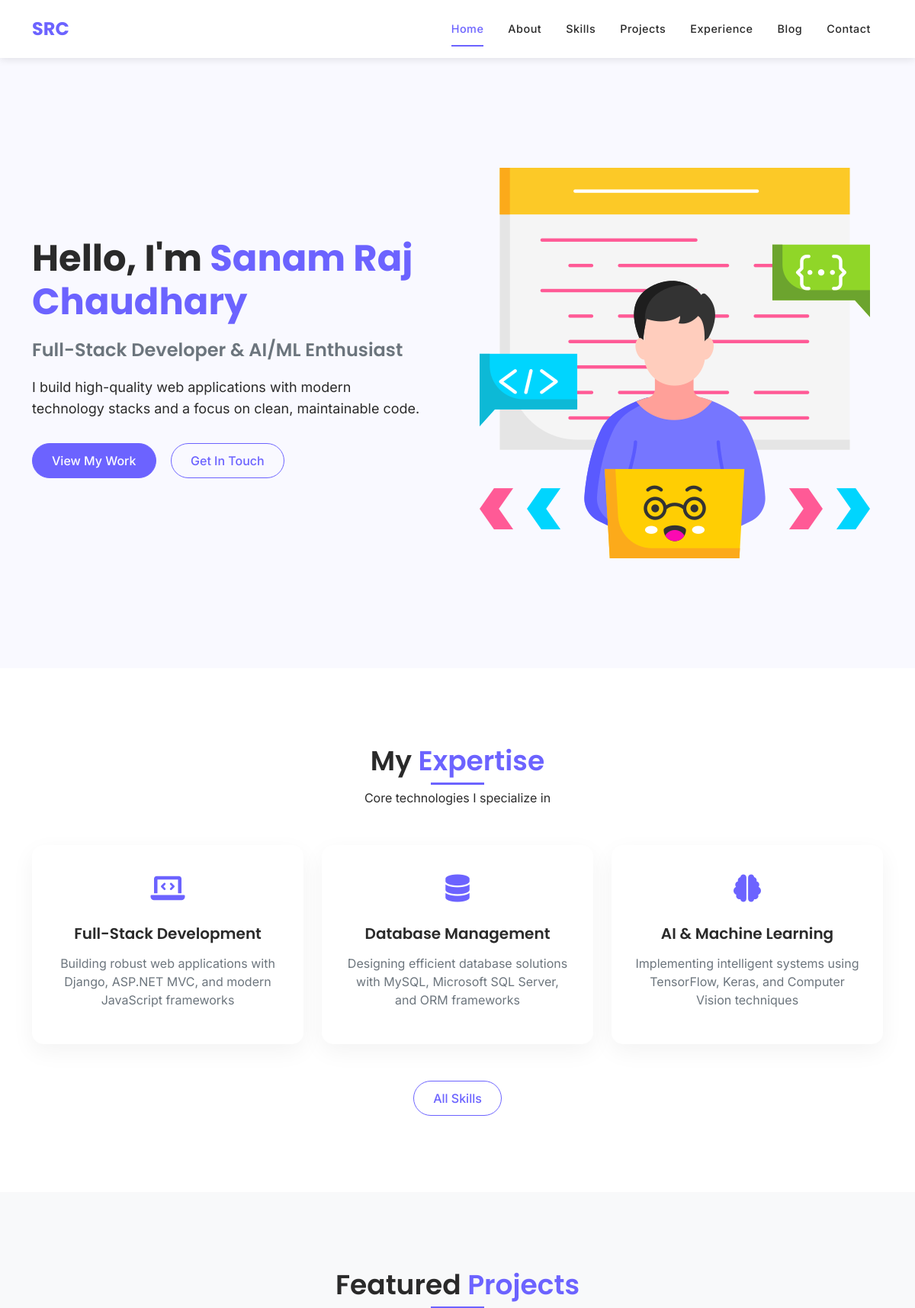
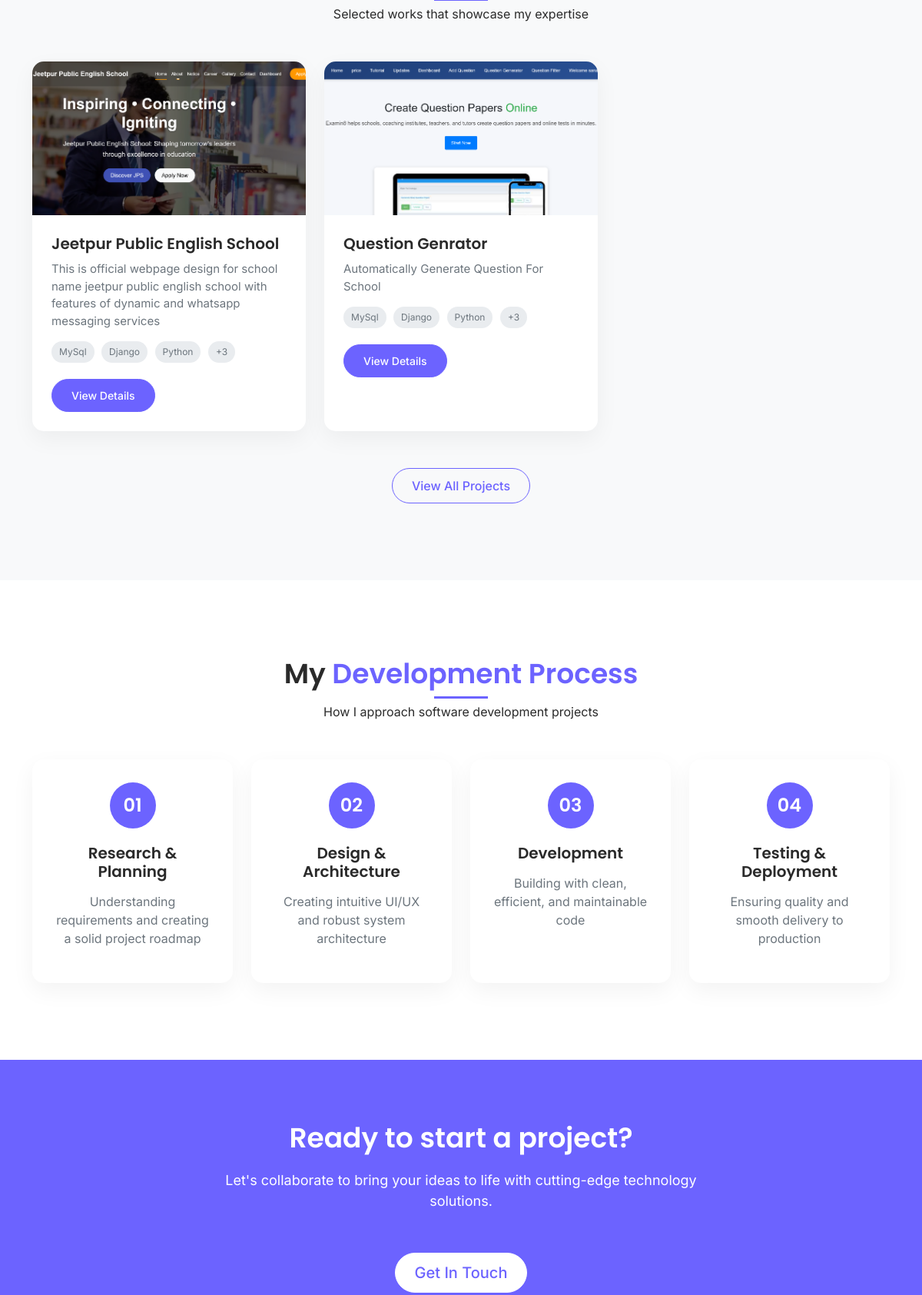
The page / (upper part) on the database its author committed (2 pictures, top to bottom).
### core/models.py (models this page shows, shortened)
class Project(models.Model):
    title = models.CharField(max_length=255)
    slug = models.SlugField(unique=True, blank=True)
    short_description = models.CharField(max_length=255)
    description = RichTextField()
    technologies = models.ManyToManyField(Skill)
    image = models.ImageField(upload_to='projects/')
    github_link = models.URLField(blank=True, null=True)
    live_link = models.URLField(blank=True, null=True)
    featured = models.BooleanField(default=False)
    completion_date = models.DateField()
    class Meta:
        ordering = ['-completion_date']

class Skill(models.Model):
    CATEGORY_CHOICES = [
        ('LANGUAGE', 'Programming Language'),
        ('FRAMEWORK', 'Framework/Library'),
        ('DATABASE', 'Database'),
        ('TOOL', 'Tool/Platform'),
        ('OTHER', 'Other'),
    ]
    name = models.CharField(max_length=100)
    category = models.CharField(max_length=20, choices=CATEGORY_CHOICES)
    icon = models.FileField(upload_to='skills/', blank=True, null=True)
    proficiency = models.IntegerField(default=80, help_text="Proficiency level from 0-100")
    class Meta:
        ordering = ['category', '-proficiency']

### core/views.py (the view)
# urls.py: path('', views.HomeView.as_view(), name='home'),
class HomeView(TemplateView):
    template_name = 'home.html'
    def get_context_data(self, **kwargs):
        context = super().get_context_data(**kwargs)
        context['featured_projects'] = Project.objects.filter(featured=True)[:3]
        context['skills'] = Skill.objects.all()[:6]
        context['resume'] = Resume.objects.last()  # Get latest uploaded resume
        return context

### templates/home.html (shortened to what this page needs)
{% extends 'base.html' %}
{% load static %}
{% block content %}
<section class="hero-section" id="hero">
    <div class="container h-100">
        <div class="row h-100 align-items-center">
            <div class="col-lg-6" data-aos="fade-up">
                <div class="hero-content">
                    <h1>Hello, I'm <span class="highlight">Sanam Raj Chaudhary</span></h1>
                    <h2>Full-Stack Developer & AI/ML Enthusiast</h2>
                    <p>I build high-quality web applications with modern technology stacks and a focus on clean, maintainable code.</p>
                    <div class="hero-buttons">
                        <a href="{% url 'project_list' %}" class="btn btn-primary">View My Work</a>
                        <a href="{% url 'contact' %}" class="btn btn-outline-primary">Get In Touch</a>
                    </div>
                </div>
            </div>
            <div class="col-lg-6 text-center" data-aos="fade-left" data-aos-delay="300">
                <div class="hero-image">
                    <img src="{% static 'images/developer.png' %}" alt="Developer Illustration" class="img-fluid">
                </div>
            </div>
        </div>
    </div>
    <div class="hero-particles" id="particles-js"></div>
</section>
<section class="skills-overview section-padding" id="skills-overview">
    <div class="container">
        <div class="section-title text-center" data-aos="fade-up">
            <h2>My <span class="highlight">Expertise</span></h2>
            <p>Core technologies I specialize in</p>
        </div>
        <div class="row mt-5">
            <div class="col-md-4" data-aos="fade-up">
                <div class="skill-card">
                    <div class="skill-icon">
                        <i class="fas fa-laptop-code"></i>
                    </div>
                    <h3>Full-Stack Development</h3>
                    <p>Building robust web applications with Django, ASP.NET MVC, and modern JavaScript frameworks</p>
                </div>
            </div>
            <div class="col-md-4" data-aos="fade-up" data-aos-delay="100">
                <div class="skill-card">
                    <div class="skill-icon">
                        <i class="fas fa-database"></i>
                    </div>
                    <h3>Database Management</h3>
                    <p>Designing efficient database solutions with MySQL, Microsoft SQL Server, and ORM frameworks</p>
                </div>
            </div>
            <div class="col-md-4" data-aos="fade-up" data-aos-delay="200">
                <div class="skill-card">
                    <div class="skill-icon">
                        <i class="fas fa-brain"></i>
                    </div>
                    <h3>AI & Machine Learning</h3>
                    <p>Implementing intelligent systems using TensorFlow, Keras, and Computer Vision techniques</p>
                </div>
            </div>
        </div>
        <div class="text-center mt-5" data-aos="fade-up" data-aos-delay="300">
            <a href="{% url 'skills' %}" class="btn btn-outline-primary">All Skills</a>
        </div>
    </div>
</section>
<section class="featured-projects section-padding bg-light" id="featured-projects">
    <div class="container">
        <div class="section-title text-center" data-aos="fade-up">
            <h2>Featured <span class="highlight">Projects</span></h2>
            <p>Selected works that showcase my expertise</p>
        </div>
        <div class="row mt-5">
            {% for project in featured_projects %}
                <div class="col-lg-4 col-md-6 mb-4" data-aos="fade-up" data-aos-delay="{{ forloop.counter0|stringformat:'d' }}00">
                    <div class="project-card">
                        <div class="project-image">
                            <img src="{{ project.image.url }}" alt="{{ project.title }}" class="img-fluid">
                        </div>
                        <div class="project-content">
                            <h3>{{ project.title }}</h3>
                            <p>{{ project.short_description }}</p>
                            <div class="project-tech">
                                {% for tech in project.technologies.all|slice:":3" %}
                                    <span class="tech-badge">{{ tech.name }}</span>
                                {% endfor %}
                                {% if project.technologies.count > 3 %}
                                    <span class="tech-badge">+{{ project.technologies.count|add:"-3" }}</span>
                                {% endif %}
                            </div>
                            <a href="{% url 'project_detail' project_slug=project.slug %}" class="btn btn-sm btn-primary mt-3">View Details</a>
                        </div>
                    </div>
                </div>
            {% empty %}
                <div class="col-12 text-center">
                    <p>No featured projects yet. Check back soon!</p>
                </div>
            {% endfor %}
        </div>
        <div class="text-center mt-4" data-aos="fade-up">
            <a href="{% url 'project_list' %}" class="btn btn-outline-primary">View All Projects</a>
        </div>
    </div>
</section>
<section class="work-process section-padding" id="work-process">
    <div class="container">
        <div class="section-title text-center" data-aos="fade-up">
            <h2>My <span class="highlight">Development Process</span></h2>
            <p>How I approach software development projects</p>
        </div>
        <div class="row mt-5">
            <div class="col-lg-3 col-md-6" data-aos="fade-up">
                <div class="process-step">
                    <div class="process-number">01</div>
                    <h3>Research & Planning</h3>
                    <p>Understanding requirements and creating a solid project roadmap</p>
                </div>
            </div>
            <div class="col-lg-3 col-md-6" data-aos="fade-up" data-aos-delay="100">
                <div class="process-step">
                    <div class="process-number">02</div>
                    <h3>Design & Architecture</h3>
                    <p>Creating intuitive UI/UX and robust system architecture</p>
                </div>
            </div>
            <div class="col-lg-3 col-md-6" data-aos="fade-up" data-aos-delay="200">
                <div class="process-step">
                    <div class="process-number">03</div>
                    <h3>Development</h3>
                    <p>Building with clean, efficient, and maintainable code</p>
                </div>
            </div>
            <div class="col-lg-3 col-md-6" data-aos="fade-up" data-aos-delay="300">
                <div class="process-step">
                    <div class="process-number">04</div>
                    <h3>Testing & Deployment</h3>
                    <p>Ensuring quality and smooth delivery to production</p>
                </div>
            </div>
        </div>
    </div>
</section>
<section class="cta-section section-padding">
    <div class="container">
        <div class="row justify-content-center">
            <div class="col-lg-10 text-center" data-aos="fade-up">
                <h2>Ready to start a project?</h2>
                <p>Let's collaborate to bring your ideas to life with cutting-edge technology solutions.</p>
                <a href="{% url 'contact' %}" class="btn btn-primary btn-lg mt-4">Get In Touch</a>
            </div>
        </div>
    </div>
</section>
{% endblock %}

### static/css/main.css (style rules this page uses)
:root { --primary-color: #6c63ff; --secondary-color: #4d47c3; --dark-color: #2a2a2a; --light-color: #f8f9fa; --gray-color: #6c757d; --success-color: #28a745; --danger-color: #dc3545; --font-primary: 'Poppins', sans-serif; --font-secondary: 'Inter', sans-serif; }
body { font-family: var(--font-secondary); color: var(--dark-color); overflow-x: hidden; scroll-behavior: smooth; padding-top: 76px; }
h1, h2, h3, h4, h5, h6 { font-family: var(--font-primary); font-weight: 600; }
section { padding: 100px 0; position: relative; }
.section-padding { padding: 100px 0; }
.bg-light { background-color: #f8f9fa !important; }
.highlight { color: var(--primary-color); }
.btn { border-radius: 50px; padding: 10px 25px; font-weight: 500; transition: all 0.3s ease; }
.btn-primary { background-color: var(--primary-color); border-color: var(--primary-color); }
.btn-outline-primary { color: var(--primary-color); border-color: var(--primary-color); }
.section-title { margin-bottom: 50px; }
.section-title h2 { font-size: 36px; margin-bottom: 15px; position: relative; display: inline-block; }
.section-title h2:after { content: ''; position: absolute; left: 0; right: 0; bottom: -10px; height: 3px; width: 70px; background-color: var(--primary-color); margin: 0 auto; }
.hero-section { position: relative; height: 100vh; min-height: 600px; display: flex; align-items: center; overflow: hidden; background-color: #f9f9ff; }
.hero-particles { position: absolute; top: 0; left: 0; width: 100%; height: 100%; z-index: 1; pointer-events: none; }
.hero-content { position: relative; z-index: 2; padding-right: 30px; }
.hero-content h1 { font-size: 48px; font-weight: 700; margin-bottom: 20px; }
.hero-content h2 { font-size: 24px; font-weight: 600; margin-bottom: 20px; color: var(--gray-color); }
.hero-content p { font-size: 18px; margin-bottom: 30px; line-height: 1.6; }
.hero-buttons .btn { margin-right: 15px; margin-bottom: 15px; }
.hero-image { position: relative; z-index: 2; }
.skill-card { background-color: white; border-radius: 15px; padding: 30px; text-align: center; box-shadow: 0 10px 30px rgba(0, 0, 0, 0.05); height: 100%; transition: all 0.3s ease; }
.skill-icon { font-size: 36px; margin-bottom: 20px; color: var(--primary-color); }
.skill-card h3 { font-size: 20px; margin-bottom: 15px; }
.skill-card p { color: var(--gray-color); font-size: 16px; }
.project-card { background-color: white; border-radius: 15px; overflow: hidden; box-shadow: 0 10px 30px rgba(0, 0, 0, 0.05); height: 100%; transition: all 0.3s ease; }
.project-image { position: relative; overflow: hidden; height: 200px; }
.project-image img { width: 100%; height: 100%; object-fit: cover; transition: transform 0.5s ease; }
.project-content { padding: 25px; }
.project-content h3 { font-size: 20px; margin-bottom: 10px; }
.project-content p { color: var(--gray-color); margin-bottom: 15px; font-size: 15px; }
.tech-badge { display: inline-block; background-color: #e9ecef; color: var(--gray-color); font-size: 12px; padding: 5px 10px; border-radius: 50px; margin-right: 5px; margin-bottom: 5px; }
.process-step { text-align: center; padding: 30px; border-radius: 15px; background-color: white; box-shadow: 0 10px 30px rgba(0, 0, 0, 0.05); height: 100%; transition: all 0.3s ease; }
.process-number { display: inline-flex; align-items: center; justify-content: center; width: 60px; height: 60px; border-radius: 50%; background-color: var(--primary-color); color: white; font-family: var(--font-primary); font-size: 24px; font-weight: 600; margin-bottom: 20px; }
.process-step h3 { font-size: 20px; margin-bottom: 15px; }
.process-step p { color: var(--gray-color); }
.cta-section { background-color: var(--primary-color); color: white; text-align: center; padding: 80px 0; }
.cta-section h2 { font-size: 36px; margin-bottom: 20px; }
.cta-section p { font-size: 18px; margin-bottom: 30px; max-width: 700px; margin-left: auto; margin-right: auto; }
.cta-section .btn-primary { background-color: white; color: var(--primary-color); border-color: white; }

### rows shown on the page
Project: image (picture), title "Jeetpur Public English School", short_description "This is official webpage design for school name jeetpur public english school with features of dynamic and whatsapp messaging services", technologies.count|add "3"
Skill: name "MySql"
Skill: name "Django"
Skill: name "Python"
Project: image (picture), title "Question Genrator", short_description "Automatically Generate Question For School", technologies.count|add "3"
